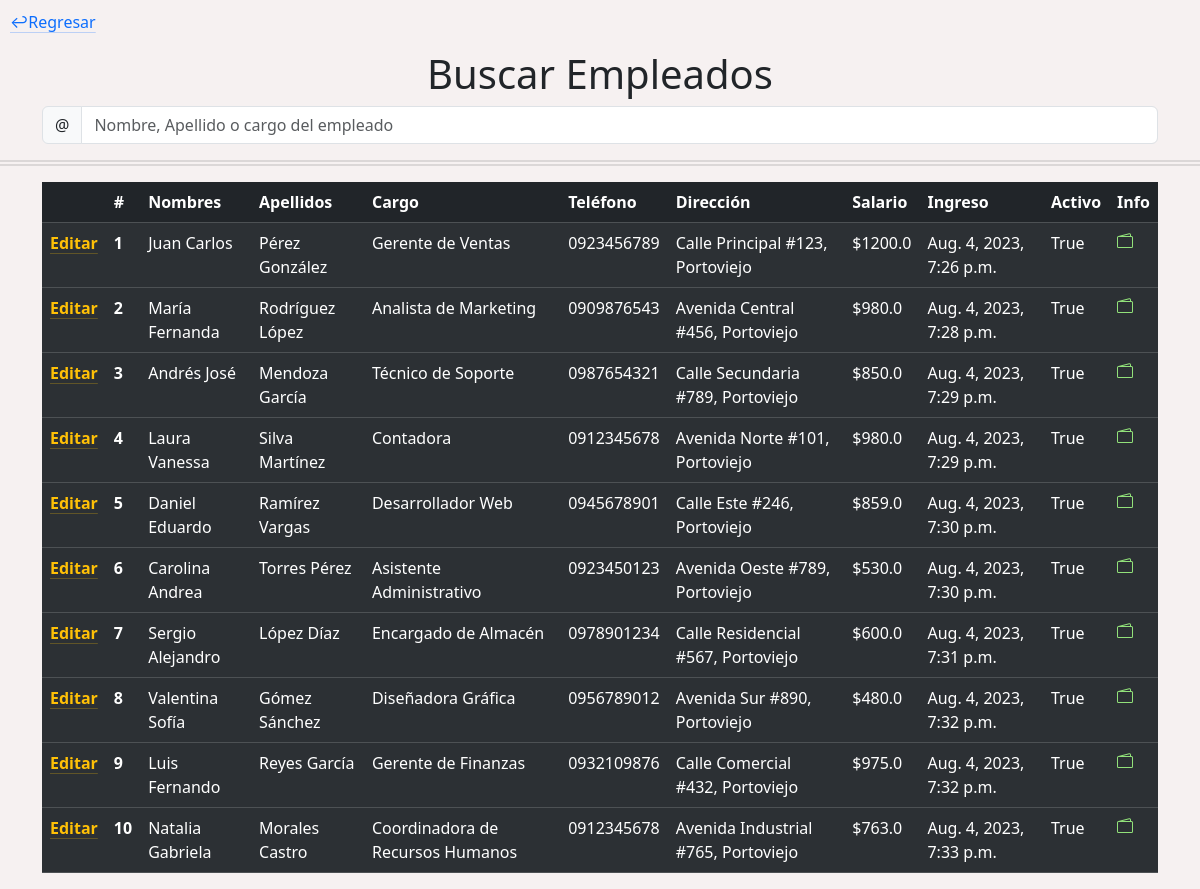
The app's page /administracion/empleados/ (signed in), older data.
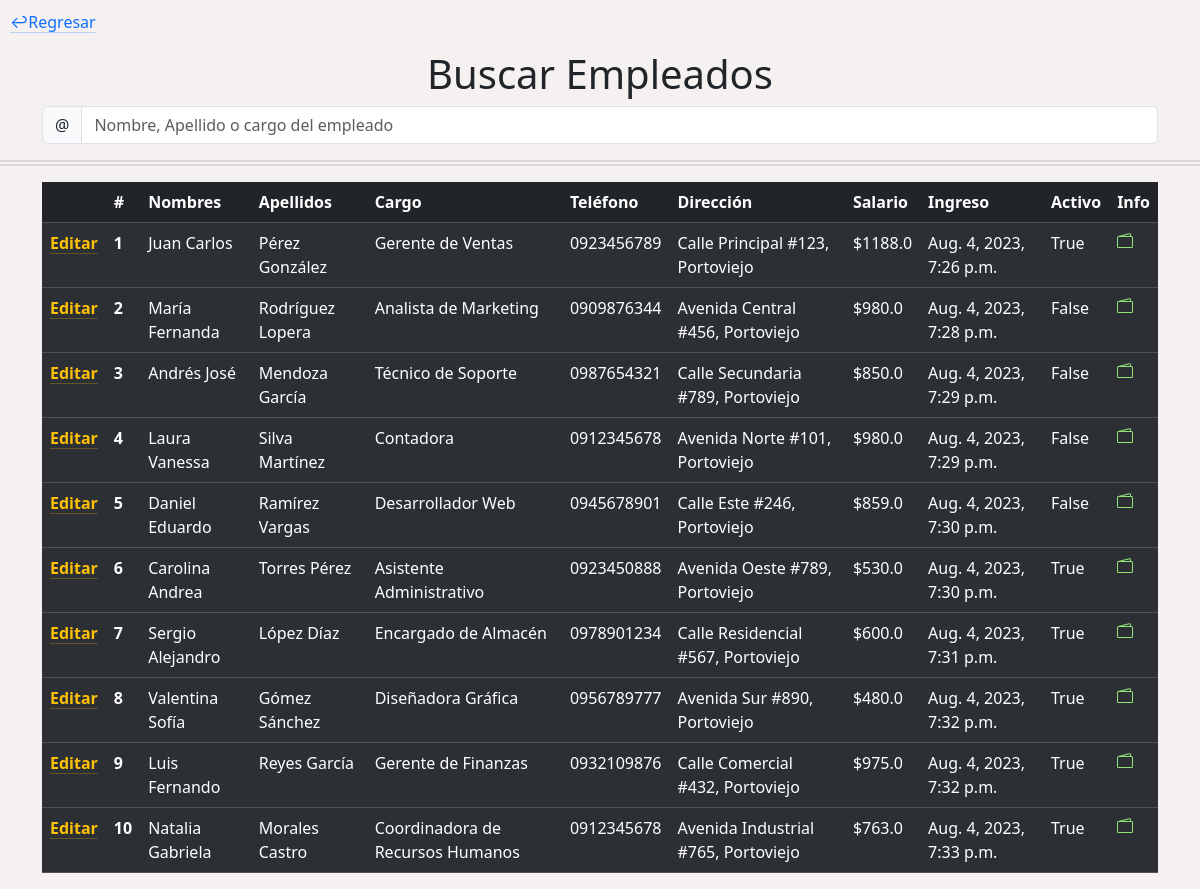
The same page, newer data.
### SySdjango/Administracion/models.py (models this page shows, shortened)
class Empleado(models.Model):
    nombres = models.CharField(max_length=30)
    apellidos = models.CharField(max_length=30)
    cargo = models.CharField(max_length=100)
    telefono = models.CharField(max_length=20)
    direccion = models.CharField(max_length=200)
    fecha_ingreso = models.DateTimeField(auto_now_add=True)
    salario = models.FloatField()
    en_servicio = models.BooleanField(default=True)
    administrador = models.ForeignKey(User, on_delete=models.CASCADE)

### SySdjango/Administracion/views.py (the view)
# urls.py: path('administracion/empleados/', views.empleados, name='EMPLEADOS'),
def empleados(request):
    idAdministrador = request.user.id
    empleados = Empleado.objects.filter(administrador=idAdministrador)
    return render(request, '01-empleados.html', {'empleados':empleados})

### templates/admTemplates/01-empleados.html (shortened to what this page needs)
{% load static %}
<!DOCTYPE html>
<html lang="en">
<head>
  <link href="https://cdn.jsdelivr.net/npm/bootstrap@5.3.1/dist/css/bootstrap.min.css" rel="stylesheet"
>
  <link rel="stylesheet" href='{% static "cssCustom/administracion.css" %}'>
</head>
<body>
  <p class="regresar"><a href="#" id="botonRegresar" class="link-primary link-offset-2 link-underline-opacity-25 link-underline-opacity-100-hover">&#8617;Regresar</a></p>
  <div class="container" id="containerBuscador">
    <h1>Buscar Empleados</h1>
    <form id="search-form">
      <div class="input-group flex-nowrap">
        <span class="input-group-text" id="addon-wrapping">@</span>
        <input id="search-input" type="text" class="form-control" placeholder="Nombre, Apellido o cargo del empleado"
          aria-label="Username" aria-describedby="addon-wrapping">
      </div>
    </form>
  </div>
  <hr class="separador">
  <div class="container">
    <table class="table table-dark table-striped">
      <thead>
        <tr>
          <th scope="col"></th>
          <th scope="col">#</th>
          <th scope="col">Nombres</th>
          <th scope="col">Apellidos</th>
          <th scope="col">Cargo</th>
          <th scope="col">Teléfono</th>
          <th scope="col">Dirección</th>
          <th scope="col">Salario</th>
          <th scope="col">Ingreso</th>
          <th scope="col">Activo</th>
          <th scope="col">Info</th>
        </tr>
      </thead>
      {% for empleado in empleados %}
      <tbody>
        <tr>
          <th><p><a href="{% url 'editarEmpleado' empleado.id %}"
              class="link-warning link-offset-2 link-underline-opacity-25 link-underline-opacity-100-hover">Editar</a></p> </th>
          <th scope="row">{{empleado.id}}</th>
          <td>{{empleado.nombres}}</td>
          <td>{{empleado.apellidos}}</td>
          <td>{{empleado.cargo}}</td>
          <td>{{empleado.telefono}}</td>
          <td>{{empleado.direccion}}</td>
          <td>${{empleado.salario}}</td>
          <td>{{empleado.fecha_ingreso}}</td>
          <td>{{empleado.en_servicio}}</td>
          <td>
            <a class="icon-link" href="#" style="color: #92e27a;">
            </a>
          </td>
        </tr>
      </tbody>
      {% endfor %}
    </table>
  </div>
</body>

Row changes from the older to the newer data that the page shows:
changed Empleado "Juan Carlos": salario "1200.0" → "1188.0"
changed Empleado "María Fernanda": apellidos "Rodríguez López" → "Rodríguez Lopera"; telefono "0909876543" → "0909876344"; en_servicio "True" → "False"
changed Empleado "Andrés José": en_servicio "True" → "False"
changed Empleado "Laura Vanessa": en_servicio "True" → "False"
changed Empleado "Daniel Eduardo": en_servicio "True" → "False"
changed Empleado "Carolina Andrea": telefono "0923450123" → "0923450888"
changed Empleado "Valentina Sofía": telefono "0956789012" → "0956789777"
